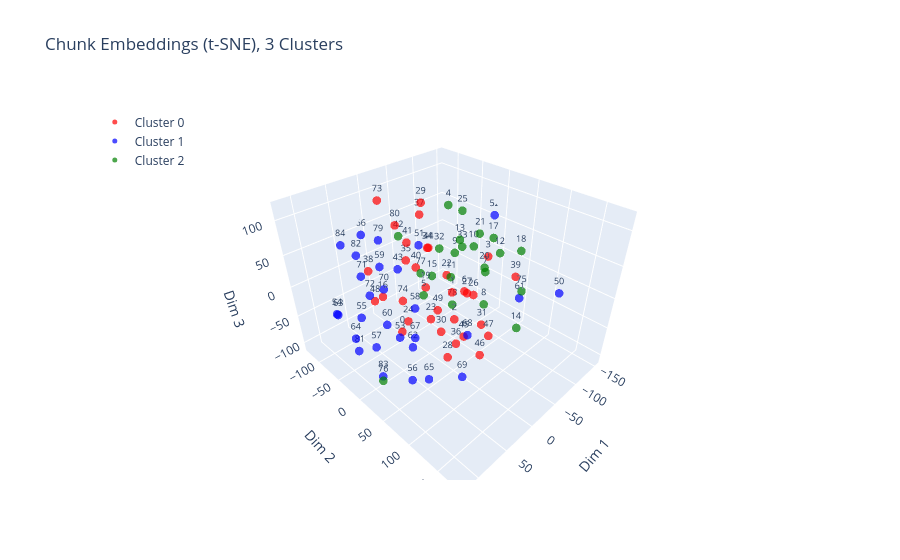

The notebook cell this image was saved under:
### Code cell
import numpy as np
import plotly.graph_objects as go
from sklearn.manifold import TSNE
from sklearn.cluster import KMeans

N_CLUSTERS = 3

# Reduce embeddings to 3D
reduced = TSNE(
    n_components=3,
    random_state=42,
    perplexity=min(30, len(embeddings) - 1)
).fit_transform(np.array(embeddings))

# Cluster
labels = KMeans(n_clusters=N_CLUSTERS, random_state=42).fit_predict(np.array(embeddings))

# Interactive 3D scatter, colored by cluster, labeled by chunk id
colors = ['red', 'blue', 'green']
fig = go.Figure()

for cluster_id in range(N_CLUSTERS):
    mask = labels == cluster_id
    idxs = np.where(mask)[0]
    chunk_labels = [str(i) for i in idxs]  # assumes chunk id == index into `chunks`

    fig.add_trace(go.Scatter3d(
        x=reduced[mask, 0],
        y=reduced[mask, 1],
        z=reduced[mask, 2],
        mode="markers+text",
        marker=dict(size=5, color=colors[cluster_id], opacity=0.7),
        text=chunk_labels,
        textposition="top center",
        textfont=dict(size=9),
        name=f"Cluster {cluster_id}",
        hovertemplate="Chunk ID: %{text}<extra></extra>"
    ))

fig.update_layout(
    title=f"Chunk Embeddings (t-SNE), {N_CLUSTERS} Clusters",
    scene=dict(xaxis_title="Dim 1", yaxis_title="Dim 2", zaxis_title="Dim 3"),
    legend=dict(x=0.02, y=0.98)
)

fig.show()

# Cluster summaries (unchanged)
for cluster_id in range(N_CLUSTERS):
    cluster_chunks = [chunks[i] for i, l in enumerate(labels) if l == cluster_id]
    sample = "\n---\n".join(cluster_chunks[:5])

    response = client.chat.completions.create(
        model="gpt-4o-mini",
        max_tokens=200,
        messages=[{"role": "user", "content": f"Summarize the themes of these text chunks in 2-3 sentences:\n\n-{sample}"}]
    )
    print(f"Cluster {cluster_id} summary: {response.choices[0].message.content}")

### Figure 1 — Plotly figure (JSON) as saved in the notebook; plotly's stock layout.template omitted (floating-point values rounded to 4 significant figures)
{"data": [{"hovertemplate": "Chunk ID: %{text}<extra></extra>", "marker": {"color": "red", "opacity": 0.7, "size": 5}, "mode": "markers+text", "name": "Cluster 0", "text": ["0", "1", "2", "3", "6", "16", "19", "22", "23", "24", "26", "27", "28", "29", "30", "31", "34", "35", "36", "37", "38", "39", "40", "41", "44", "45", "46", "47", "48", "49", "73", "74", "80"], "textfont": {"size": 9}, "textposition": "top center", "type": "scatter3d", "x": [88.64, -45.98, -25.87, -128.4, -34.81, 84.25, 31.78, -6.967, -33.92, -14.74, -83.34, 10.23, 3.675, -29.5, 42.23, -68.68, 7.679, -21.58, -37.55, -59.07, 16.17, -131.2, -3.92, -3.584, -90.57, 1.292, -11.74, -0.03414, 16.41, 10.11, 3.056, 37.21, 34.27], "y": [53.99, 0.9914, 25.41, -3.783, 35.41, 16.38, 32.61, 29.78, -32.7, -64.32, 9.035, 81.41, 41.78, -40.94, 69.86, 39.34, 10.84, -69.56, 17.89, -79.2, -113.0, 48.25, -26.82, -43.14, -96.71, 69.25, 86.99, 109.2, -103.9, 30.17, -91.72, -7.326, -16.42], "z": [12.81, -26.35, -50.4, -3.425, -1.62, 40.75, 36.35, 35.1, -87.82, -99.56, -45.94, 41.51, -92.62, 104.5, -5.571, -77.01, 73.18, 7.394, -108.5, 64.27, -13.94, -17.39, 22.43, 54.55, -10.88, -38.82, -68.61, -13.93, -64.19, -11.99, 101.8, -2.328, 103.6]}, {"hovertemplate": "Chunk ID: %{text}<extra></extra>", "marker": {"color": "blue", "opacity": 0.7, "size": 5}, "mode": "markers+text", "name": "Cluster 1", "text": ["43", "50", "51", "52", "53", "54", "55", "56", "57", "58", "59", "60", "61", "62", "63", "64", "65", "66", "67", "68", "69", "70", "71", "72", "79", "81", "82", "83", "84"], "textfont": {"size": 9}, "textposition": "top center", "type": "scatter3d", "x": [-42.28, -29.71, 56.25, -152.2, 70.76, 90.47, 75.64, 105.8, 81.9, 2.115, 55.93, 36.67, -37.09, 26.11, 115.5, 118.0, 60.83, 12.2, 36.24, 50.88, 50.99, 28.72, 52.42, 70.36, 19.12, 79.17, 98.28, 82.43, 86.72], "y": [-117.7, 178.3, 51.47, -15.21, 24.79, -89.54, -51.3, 88.42, -14.09, -25.74, -25.4, -48.85, 122.9, -6.299, -39.4, -0.76, 65.54, -126.6, 12.45, 120.8, 114.4, -60.01, -76.64, -32.69, -75.5, -65.1, -7.412, -5.476, -57.91], "z": [-39.1, 70.22, 112.8, 53.17, -25.22, -40.51, -33.86, -28.04, -59.65, -43.79, 50.67, -67.43, 31.33, -90.46, 0.07306, -13.44, -76.82, 40.22, -54.81, 25.55, -43.93, -14.29, 10.64, 10.27, 54.18, -101.4, 92.64, -107.7, 80.88]}, {"hovertemplate": "Chunk ID: %{text}<extra></extra>", "marker": {"color": "green", "opacity": 0.7, "size": 5}, "mode": "markers+text", "name": "Cluster 2", "text": ["4", "5", "7", "8", "9", "10", "11", "12", "13", "14", "15", "17", "18", "20", "21", "25", "32", "33", "42", "75", "76", "77", "78"], "textfont": {"size": 9}, "textposition": "top center", "type": "scatter3d", "x": [-29.99, 68.08, -82.9, -58.04, -51.96, -88.92, -85.43, -23.37, -1.16, -51.63, -49.45, -83.74, -96.47, -44.55, -49.43, -82.27, -66.89, -109.5, -47.6, -93.19, 110.3, -70.86, -89.99], "y": [9.754, 70.06, 30.2, 50.92, 0.1184, 1.603, -41.03, 99.87, 57.89, 113.4, -44.58, 40.62, 77.78, 60.37, 45.52, -15.48, -46.4, -40.36, -117.2, 87.06, 35.76, -95.52, -42.07], "z": [117.6, 62.29, 5.0, -27.65, 36.53, 32.31, -38.21, 89.93, 99.39, -29.41, -20.98, 62.95, 53.24, 42.91, 84.36, 83.99, 18.22, 6.377, 18.83, -4.719, -64.86, -49.51, -94.66]}], "layout": {"legend": {"x": 0.02, "y": 0.98}, "scene": {"xaxis": {"title": {"text": "Dim 1"}}, "yaxis": {"title": {"text": "Dim 2"}}, "zaxis": {"title": {"text": "Dim 3"}}}, "title": {"text": "Chunk Embeddings (t-SNE), 3 Clusters"}}}
